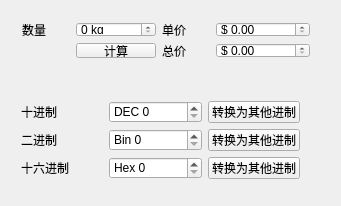
<?xml version="1.0" encoding="UTF-8"?>
<ui version="4.0">
 <class>Widget</class>
 <widget class="QWidget" name="Widget">
  <property name="geometry">
   <rect>
    <x>0</x>
    <y>0</y>
    <width>341</width>
    <height>206</height>
   </rect>
  </property>
  <property name="windowTitle">
   <string>SpinBox测试</string>
  </property>
  <widget class="QWidget" name="">
   <property name="geometry">
    <rect>
     <x>11</x>
     <y>11</y>
     <width>310</width>
     <height>58</height>
    </rect>
   </property>
   <layout class="QGridLayout" name="gridLayout">
    <item row="1" column="3">
     <widget class="QDoubleSpinBox" name="dSpinBoxTotal">
      <property name="prefix">
       <string>$ </string>
      </property>
      <property name="maximum">
       <double>99999999.989999994635582</double>
      </property>
     </widget>
    </item>
    <item row="0" column="2">
     <widget class="QLabel" name="label_2">
      <property name="text">
       <string>单价</string>
      </property>
     </widget>
    </item>
    <item row="0" column="3">
     <widget class="QDoubleSpinBox" name="dSpinBoxPrice">
      <property name="prefix">
       <string>$ </string>
      </property>
     </widget>
    </item>
    <item row="1" column="2">
     <widget class="QLabel" name="label_3">
      <property name="text">
       <string>总价</string>
      </property>
     </widget>
    </item>
    <item row="0" column="0">
     <widget class="QLabel" name="label">
      <property name="text">
       <string>数量</string>
      </property>
      <property name="buddy">
       <cstring>spinBoxNum</cstring>
      </property>
     </widget>
    </item>
    <item row="0" column="1">
     <widget class="QSpinBox" name="spinBoxNum">
      <property name="suffix">
       <string> kg</string>
      </property>
      <property name="prefix">
       <string/>
      </property>
     </widget>
    </item>
    <item row="1" column="1">
     <widget class="QPushButton" name="btnCel">
      <property name="text">
       <string>计算</string>
      </property>
     </widget>
    </item>
   </layout>
  </widget>
  <widget class="QWidget" name="">
   <property name="geometry">
    <rect>
     <x>10</x>
     <y>90</y>
     <width>301</width>
     <height>100</height>
    </rect>
   </property>
   <layout class="QGridLayout" name="gridLayout_2">
    <item row="0" column="0">
     <widget class="QLabel" name="label_4">
      <property name="text">
       <string>十进制</string>
      </property>
     </widget>
    </item>
    <item row="0" column="1">
     <widget class="QSpinBox" name="spinBoxDec">
      <property name="prefix">
       <string>DEC </string>
      </property>
     </widget>
    </item>
    <item row="0" column="2">
     <widget class="QPushButton" name="btnDec">
      <property name="text">
       <string>转换为其他进制</string>
      </property>
     </widget>
    </item>
    <item row="1" column="0">
     <widget class="QLabel" name="label_5">
      <property name="text">
       <string>二进制</string>
      </property>
     </widget>
    </item>
    <item row="1" column="1">
     <widget class="QSpinBox" name="spinBoxBin">
      <property name="prefix">
       <string>Bin </string>
      </property>
      <property name="displayIntegerBase">
       <number>2</number>
      </property>
     </widget>
    </item>
    <item row="1" column="2">
     <widget class="QPushButton" name="btnBin">
      <property name="text">
       <string>转换为其他进制</string>
      </property>
     </widget>
    </item>
    <item row="2" column="0">
     <widget class="QLabel" name="label_6">
      <property name="text">
       <string>十六进制</string>
      </property>
     </widget>
    </item>
    <item row="2" column="1">
     <widget class="QSpinBox" name="spinBoxHex">
      <property name="prefix">
       <string>Hex </string>
      </property>
      <property name="displayIntegerBase">
       <number>16</number>
      </property>
     </widget>
    </item>
    <item row="2" column="2">
     <widget class="QPushButton" name="btnHex">
      <property name="text">
       <string>转换为其他进制</string>
      </property>
     </widget>
    </item>
   </layout>
  </widget>
 </widget>
 <layoutdefault spacing="6" margin="11"/>
 <resources/>
 <connections/>
</ui>
